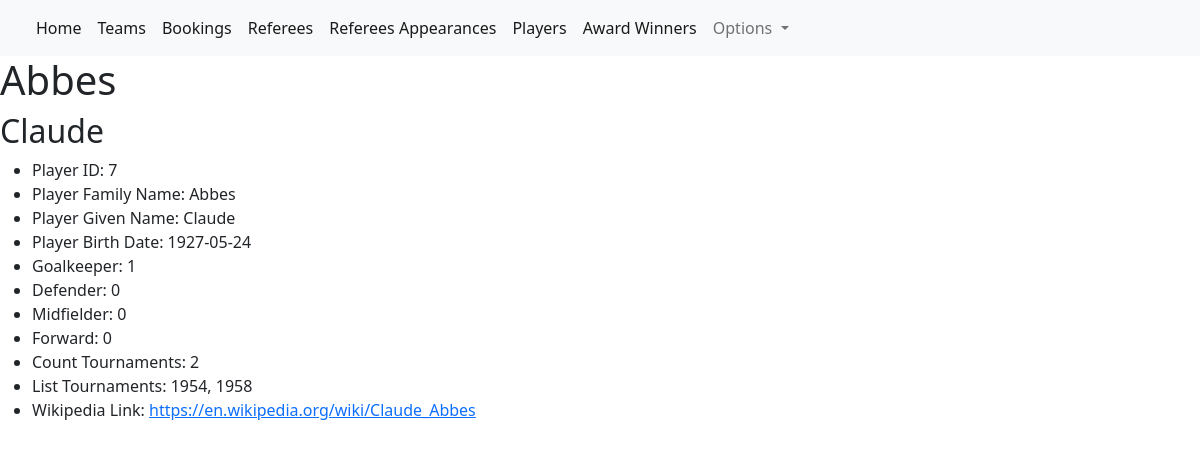
/players/7, run on the app's committed database.
### tables this page shows
CREATE TABLE players (key_id INTEGER PRIMARY KEY UNIQUE NOT NULL, player_id TEXT NOT NULL, family_name TEXT NOT NULL, given_name TEXT NOT NULL, birth_date TEXT NOT NULL, goal_keeper TEXT NOT NULL, defender TEXT NOT NULL, midfielder TEXT NOT NULL, forward TEXT NOT NULL, count_tournaments TEXT NOT NULL, list_tournaments TEXT NOT NULL, player_wikipedia_link TEXT NOT NULL);

### views.py (the view)
def player_page_foreign(player_id):
    db = current_app.config["db"]
    player_id2 = '%' + player_id + '%'
    player = db.get_player_foreign(player_id2)
    return render_template("player.html", player = player)

### database.py (called while the page is built)
    def get_player(self, player_key):
        with dbapi2.connect(self.database_File) as connection:
            cursor = connection.cursor()
            query = "SELECT * FROM PLAYERS WHERE (KEY_ID = ?)"
            cursor.execute(query, (player_key,))
            player_key, a,b,c,d,e,f,g,h,i,j,k = cursor.fetchone()
        player = Players(player_key,a, b, c, d, e, f, g,h,i,j,k)
        return player

### views.py (called while the page is built)
def player_page(player_key):
    db = current_app.config["db"]
    player = db.get_player(player_key)
    return render_template("player.html", player=player)

### templates/player.html (shortened to what this page needs)
{% extends "layout.html" %}
{% block content %}
    <div class = "page-header">
        <h1> {{ player.family_name }} </h1>
        <h2> {{ player.given_name }}</h2>
    </div>
    <ul>
        <li><div class = "col-sm-2">Player ID: {{ player.key_id }} </div></li>
        <li><div class = "col-sm-10">Player Family Name: {{ player.family_name }}</div></li>
        <li><div class = "col-sm-10">Player Given Name: {{ player.given_name }}</div></li>
        <li><div class = "col-sm-10">Player Birth Date: {{ player.birth_date }}</div></li>
        <li><div class = "col-sm-10">Goalkeeper: {{ player.goal_keeper }}</div></li>
        <li><div class = "col-sm-10">Defender: {{ player.defender }}</div></li>
        <li><div class = "col-sm-10">Midfielder: {{ player.midfielder }}</div></li>
        <li><div class = "col-sm-10">Forward: {{ player.forward }}</div></li>
        <li><div class = "col-sm-10">Count Tournaments: {{ player.count_tournaments }}</div></li>
        <li><div class = "col-sm-10">List Tournaments: {{ player.list_tournaments }}</div></li>
        <li><div class = "col-sm-10">Wikipedia Link: <a href="{{ player.player_wikipedia_link }}">{{ player.player_wikipedia_link }}</a></div></li>
    </ul>
{% endblock %}

### data on the page
players: family_name "Abbes", given_name "Claude", key_id "7", birth_date "1927-05-24", goal_keeper "1", defender "0", midfielder "0", forward "0", count_tournaments "2", list_tournaments "1954, 1958", player_wikipedia_link "https://en.wikipedia.org/wiki/Claude_Abbes"
